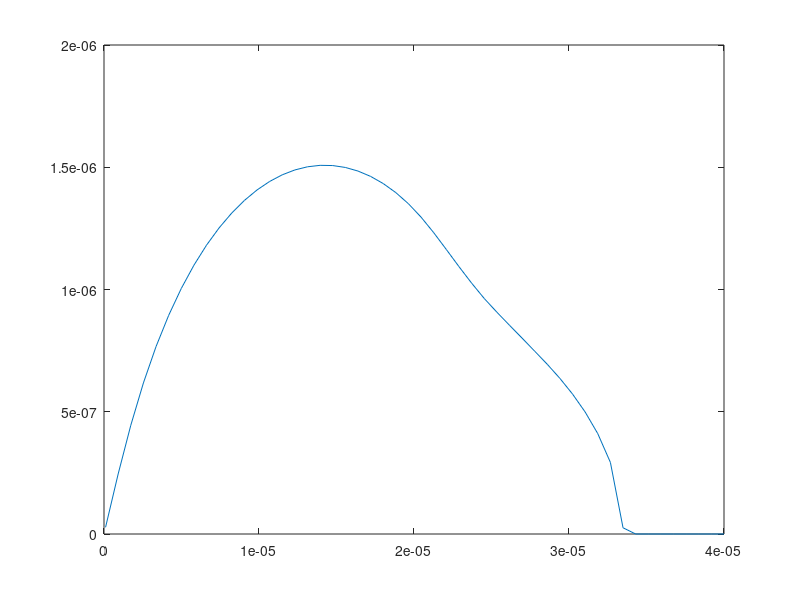

Recreate this plot in MATLAB.
% SCRIPT TO FIND THE EIGENVALUES REPRESENTING THE GROWTH RATE OF THE
% INSTABILITY IN THE EADY MODEL FOR THE SEMI-GEOSTROPHIC EQUATIONS
% Ax = wBx
format long
Nsq = 2.5*10^-5;
g = 10;
f = 10^-4;
theta0 = 300;
C = 3*10^-6;
H = 10^4;
k = linspace(0.1,40,50)*10^-6;
N = 100;
w = zeros(1,50);
z = zeros(1,N-2);
h = H/(N-1);
for j=1:N-2
    z(j) = j*h;
end
U = C*g*(z - H/2)/f/theta0;

for j=1:50
    %Matrix A
    d = (f*f*theta0*g/h/h + k(j)*k(j)*Nsq*theta0)*U;
    dn1 = -f*f*theta0*g*U(1:N-3)/(h^2) - (C*f*g/h)*ones(1,N-3);
    d1 = (C*f*g/h)*ones(1,N-3) - f*f*theta0*U(2:N-2)*g/(h^2) ;

    A = diag(dn1,-1) + diag(d) + diag(d1,1);

    %Matrix B
    d = (k(j)*Nsq*theta0 + f*f*theta0*g/k(j)/h/h)*ones(1,N-2);
    d1 = (-f*f*theta0*g/k(j)/h/h)*ones(1,N-3);

    B = diag(d1,-1) + diag(d) + diag(d1,1);
    [V,e] = eig(A,B,'vector');
    Eimag = imag(e);
    w(j) = max(Eimag);
end

plot(k,w)
    

